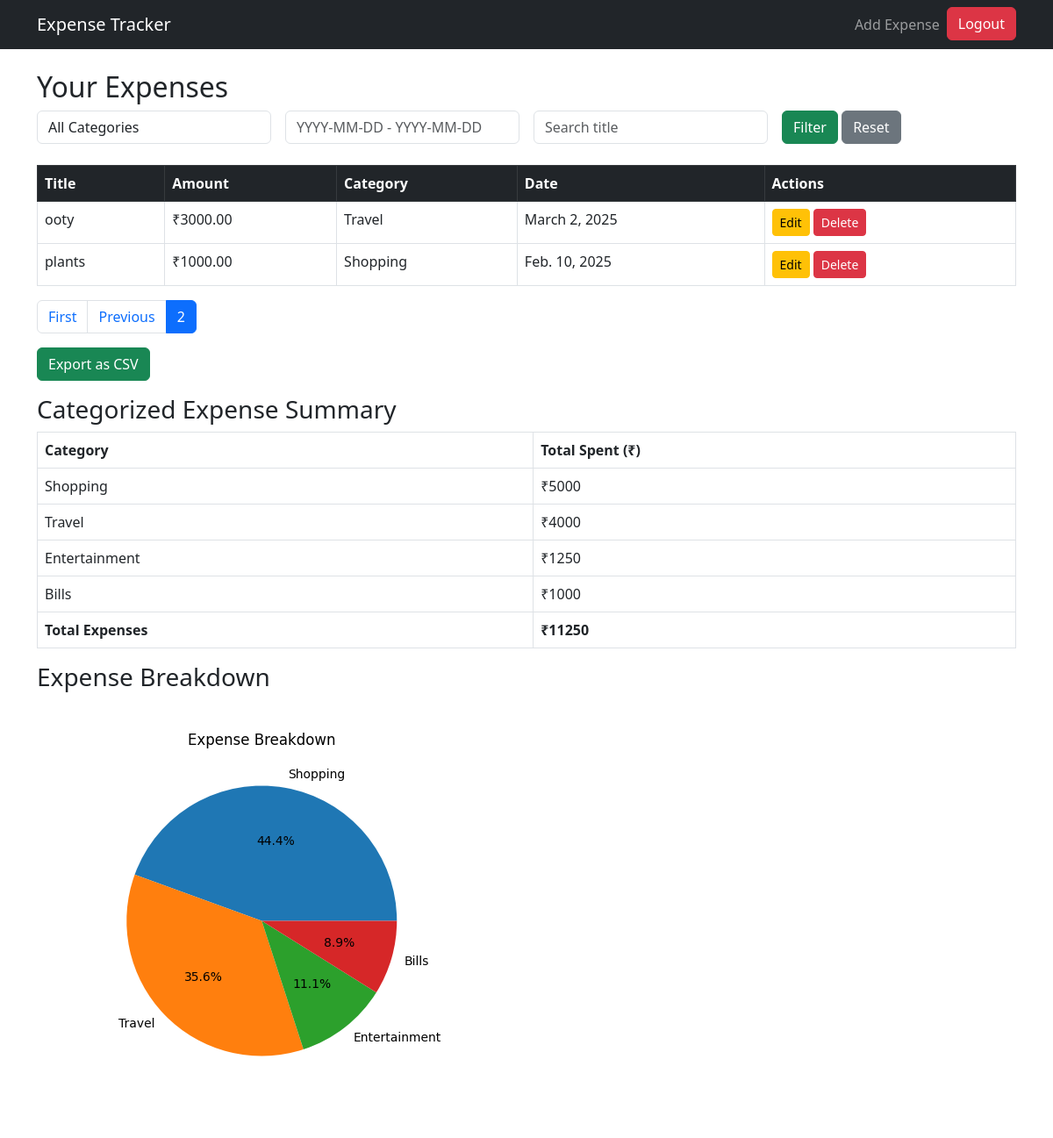
Page /?page=2 (signed in) on the committed database.
### expenses/models.py (models this page shows, shortened)
class Expense(models.Model):
    user = models.ForeignKey(User, on_delete=models.CASCADE)
    title = models.CharField(max_length=255)
    amount = models.DecimalField(max_digits=10, decimal_places=2)
    category = models.CharField(max_length=20, choices=CATEGORY_CHOICES)
    date = models.DateField()

### expenses/views.py (the view)
# urls.py: path('', views.dashboard, name='dashboard'),
@login_required(login_url='/login/')
def dashboard(request):
    expenses = Expense.objects.filter(user=request.user).order_by('-date')
    category_choices = CATEGORY_CHOICES
    category = request.GET.get('category', '')
    date_range = request.GET.get('date_range', '')
    query = request.GET.get('q', '')
    if category:
        expenses = expenses.filter(category=category)
    if date_range:
        try:
            start_date, end_date = date_range.split(" to ")
            expenses = expenses.filter(date__range=[start_date, end_date])
        except ValueError:
            messages.error(request, "Invalid date range format. Use YYYY-MM-DD - YYYY-MM-DD")
    if query:
        expenses = expenses.filter(title__icontains=query)
    paginator = Paginator(expenses, 5)
    page_number = request.GET.get('page')
    page_obj = paginator.get_page(page_number)
    categorized_summary = (
        expenses.values("category")
        .annotate(total=Sum("amount"))
        .order_by("-total")
    )
    categories = [item["category"] for item in categorized_summary]
    amounts = [item["total"] for item in categorized_summary]
    plt.figure(figsize=(5, 5))
    if amounts:
        plt.pie(amounts, labels=categories, autopct='%1.1f%%')
        plt.title("Expense Breakdown")
    else:
        plt.text(0.5, 0.5, "No Data", horizontalalignment="center", verticalalignment="center")
    buffer = io.BytesIO()
    plt.savefig(buffer, format="png")
    buffer.seek(0)
    image_data = base64.b64encode(buffer.read()).decode("utf-8")
    buffer.close()
    return render(request, "expenses/dashboard.html", {
        "page_obj": page_obj,
        "category_choices": category_choices,
        "total_expenses": sum(amounts),
        "chart": image_data,
        "categorized_summary": categorized_summary,
    })

### expenses/templates/expenses/dashboard.html (shortened to what this page needs)
{% extends 'expenses/base.html' %}
{% block content %}
<h2>Your Expenses</h2>
<form method="get" class="row g-3 mb-4">
    <div class="col-md-3">
        <select name="category" class="form-control">
            <option value="">All Categories</option>
        </select>
    </div>
    <div class="col-md-3">
        <input type="text" name="date_range" id="date_range" class="form-control" placeholder="YYYY-MM-DD - YYYY-MM-DD" value="{{ request.GET.date_range }}">
    </div>
    <div class="col-md-3">
        <input type="text" name="q" class="form-control" placeholder="Search title" value="{{ request.GET.q }}">
    </div>
    <div class="col-md-3">
        <button type="submit" class="btn btn-success">Filter</button>
        <a href="{% url 'dashboard' %}" class="btn btn-secondary">Reset</a>
    </div>
</form>
<table class="table table-bordered">
    <thead class="table-dark">
        <tr>
            <th>Title</th>
            <th>Amount</th>
            <th>Category</th>
            <th>Date</th>
            <th>Actions</th>
        </tr>
    </thead>
    <tbody>
        {% for expense in page_obj %}
        <tr>
            <td>{{ expense.title }}</td>
            <td>₹{{ expense.amount }}</td>
            <td>{{ expense.category }}</td>
            <td>{{ expense.date }}</td>
            <td>
                <a href="{% url 'edit_expense' expense.pk %}" class="btn btn-sm btn-warning">Edit</a>
                <a href="{% url 'delete_expense' expense.pk %}" class="btn btn-sm btn-danger">Delete</a>
            </td>
        </tr>
        {% empty %}
        <tr>
            <td colspan="5" class="text-center">No expenses found</td>
        </tr>
        {% endfor %}
    </tbody>
</table>
    <nav>
        <ul class="pagination">
            {% if page_obj.has_previous %}
                <li class="page-item"><a class="page-link" href="?page=1">First</a></li>
                <li class="page-item"><a class="page-link" href="?page={{ page_obj.previous_page_number }}">Previous</a></li>
            {% endif %}
            <li class="page-item active"><span class="page-link">{{ page_obj.number }}</span></li>
        </ul>
    </nav>
    <div>
        <a href="{% url 'export_csv' %}" class="btn btn-success mb-3">Export as CSV</a>
    </div>
    <h3>Categorized Expense Summary</h3>
    <table class="table table-bordered">
        <thead>
            <tr>
                <th>Category</th>
                <th>Total Spent (₹)</th>
            </tr>
        </thead>
        <tbody>
            {% for item in categorized_summary %}
            <tr>
                <td>{{ item.category }}</td>
                <td>₹{{ item.total }}</td>
            </tr>
            {% empty %}
            <tr>
                <td colspan="2">No expenses recorded.</td>
            </tr>
            {% endfor %}
            <tr>
                <th>Total Expenses</th>
                <th>₹{{ total_expenses }}</th>
            </tr>
        </tbody>
    </table>
<h3>Expense Breakdown</h3>
{% if chart %}
    <img class="img-fluid" alt="Expense Chart">
{% else %}
    <p>No data available for visualization.</p>
{% endif %}
{% endblock %}

### rows in the picture
Expense: title "ooty", amount "3000.00", category "Travel", date "March 2, 2025"
Expense: title "plants", amount "1000.00", category "Shopping", date "Feb. 10, 2025"

### other values in the picture
{{ page_obj.number }} "2"
{{ item.category }} "Shopping" "Travel" "Entertainment" "Bills"
{{ item.total }} "5000" "4000" "1250" "1000"
{{ total_expenses }} "11250"
